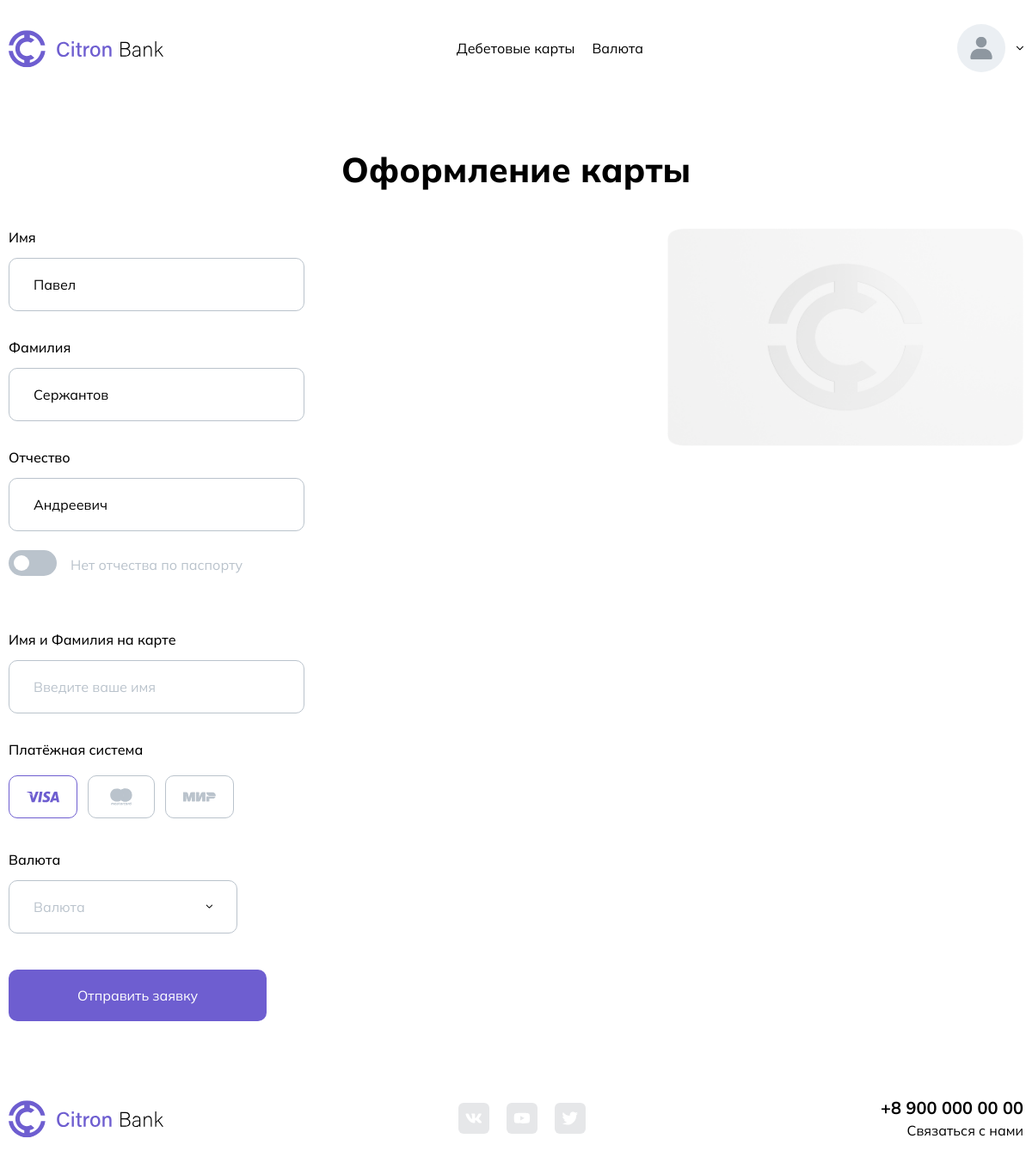
The page /?page=orderCard (signed in) on the database its author committed.
### tables this page shows
CREATE TABLE `bank_users` (
  `id_user` int NOT NULL,
  `first_name` varchar(255) NOT NULL,
  `middle_name` varchar(255) NOT NULL,
  `last_name` varchar(255) DEFAULT NULL,
  `email` varchar(255) DEFAULT NULL,
  `password` varchar(255) NOT NULL,
  `id_pasport` int DEFAULT NULL,
  `phone_number` varchar(20) NOT NULL,
  `image_path` varchar(255) DEFAULT NULL,
  `role` enum('user','admin','curier') NOT NULL DEFAULT 'user',
  `status` enum('banned','default','premium') NOT NULL DEFAULT 'default'
);

### pages/user-actions/orderCard-page.php (the view, shortened to what this page needs)
<main>
    <?php
        $user = $database->query("SELECT * FROM `bank_users` WHERE `id_user`={$_SESSION['USER']}")->fetch(PDO::FETCH_ASSOC);
    ?>
    <section class="card_form">
        <form action="actions/orderCard.php" method="POST" class="card_form_container container">
            <h1>Оформление карты</h1>
            <div class="card_form_content">
                <div class="card_form_box">
                    <div class="card_form_text-content">
                        <div class="card_form_text-content_profile-data">
                            <div class="card_input_box">
                                <p class="input_title">Имя</p>
                                <input value="<?=$user['first_name']?>" type="text" name="first_name" id="" class="input_style card_form_input" placeholder="Введите ваше имя">
                            </div>
                            <div class="card_input_box">
                                <p class="input_title">Фамилия</p>
                                <input value="<?=$user['middle_name']?>" type="text" name="middle_name" id="" class="input_style card_form_input" placeholder="Введите ваше имя">
                            </div>
                            <div class="card_input_box">
                                <p class="input_title">Отчество</p>
                                <input value="<?=$user['last_name']?>" type="text" name="last_name" id="" class="input_style card_form_input third_name" placeholder="Введите ваше имя">
                                <div class="select_input_box">
                                    <div class="selector_box">
                                        <label for="highload1" class="lb1"></label>
                                    </div>
                                    <div class="input_text">
                                        Нет отчества по паспорту
                                    </div>
                                </div>
                            </div>
                        </div>
                        <div class="card_form_text-content_card-data">
                            <div class="card_input_box">
                                <p class="input_title">Имя и Фамилия на карте</p>
                                <input type="text" name="name_card" id="" class="input_style card_form_input" placeholder="Введите ваше имя">
                            </div>
                            <div class="card_input_box">
                                <p class="input_title">Платёжная система</p>
                                <div class="card_input_block">
                                    <label for="type_card_visa" class="card_type_select">
                                        <span class="card_type_image_box image_box">
                                        </span>
                                    </label>
                                    <label for="type_card_visa" class="card_type_select">
                                        <span class="card_type_image_box image_box">
                                        </span>
                                    </label>
                                    <label for="type_card_visa" class="card_type_select">
                                        <span class="card_type_image_box image_box">
                                        </span>
                                    </label>
                                </div>
                            </div>
                            <div class="card_input_box">
                                <p class="input_title">Валюта</p>
                                <div class="select">
                                    <div class="select__header">
                                        <span class="select__current"><?php
                                            if(isset($_GET['currencyID'])) {
                                                echo $currencyInfo['name'];
                                            } else {
                                                echo 'Валюта';
                                            }
                                        ?></span>
                                        <div class="select__icon arrow_image-box">
                                        </div>
                                    </div>
                                </div>
                            </div>
                        </div>
                    </div>
                    <div class="card_form_image-content">
                        <div class="card_main-image_box">
                            <img src="img/cards/CardIcon/Original/default.png" alt="" class="card_main-img">
                        </div>
                    </div>
                </div>
                <button type="submit" href="#" class="card_form_button button_style">
                    Отправить заявку
                </button>
            </div>
        </form>
    </section>
</main>

### pages/components/header.php (shortened to what this page needs)
<header class="header">
    <div class="header_container container">
        <a href="?page=main_page" class="logotype_box">
            <img src="img/logos/Citron-Bank_Full-Logotype.svg" alt="" class="logotype_img">
        </a>
        <ul class="menu">
            <li><a href="?page=debit_cards" class="menu_link">Дебетовые карты</a></li>
            <li><a href="?page=currency" class="menu_link">Валюта</a></li>
        </ul>
        <?php
            if(isset($_SESSION['USER'])) {
                echo '
                <div class="profile_menu">
                    <div class="profile_buttons">
                        <div class="user_payment">
                            ';
                            echo '
                        </div>
                        <div class="user_profile_box">
                            <div class="user_img_box">
                                <img src="'.$user['image_path'].'" alt="" class="user_img">
                            </div>
                            <svg class="profile_arrow arrow_icon" width="9" height="6" viewBox="0 0 9 6" fill="none" xmlns="http://www.w3.org/2000/svg">
                                <path fill-rule="evenodd" clip-rule="evenodd" d="M8.83824 1.62443L5.32362 5.1609C5.10794 5.37791 4.75827 5.37791 4.54259 5.1609L1.02797 1.62443C0.812292 1.40741 0.812292 1.05556 1.02797 0.838543C1.24364 0.621527 1.59332 0.621527 1.809 0.838543L4.60959 3.65655L5.25662 3.65655L8.05722 0.838543C8.27289 0.621527 8.62257 0.621527 8.83824 0.838543C9.05392 1.05556 9.05392 1.40741 8.83824 1.62443Z" fill="black"/>
                            </svg>
                        </div>
                    </div>
                    <ul class="submenu_profile">
                        <li>
                            <a href="?page=profile&id='.$id_user.'" class="submenu_link">
                                <div class="submenu_image_box image_box">
                                    '; icons('profile', 26, '#000'); echo '
                                </div>
                                <p class="submenu_link-text">
                                    Личный кабинет
                                </p>
                            </a>
                        </li>
                        <li>
                            <a href="?page=settings&id='.$id_user.'" class="submenu_link">
                                <div class="submenu_image_box image_box">
                                    '; icons('setting', 26, '#000'); echo '
                                </div>
                                <p class="submenu_link-text">
                                    Настройки профиля
                                </p>
                            </a>
                        </li>
                        <li>
                            <a href="?do=exit" class="submenu_link exit_link">
                                <div class="submenu_image_box image_box">
                                '; icons('exit', 26, '#000'); echo '
                                </div>
                                <p class="submenu_link-text">
                                    Выйти
                                </p>
                            </a>
                        </li>
                    </ul>
                </div>
                ';
            }
        ?>
    </div>
</header>

### rows shown on the page
bank_users: image_path (placeholder picture), first_name "Павел", middle_name "Сержантов", last_name "Андреевич"
